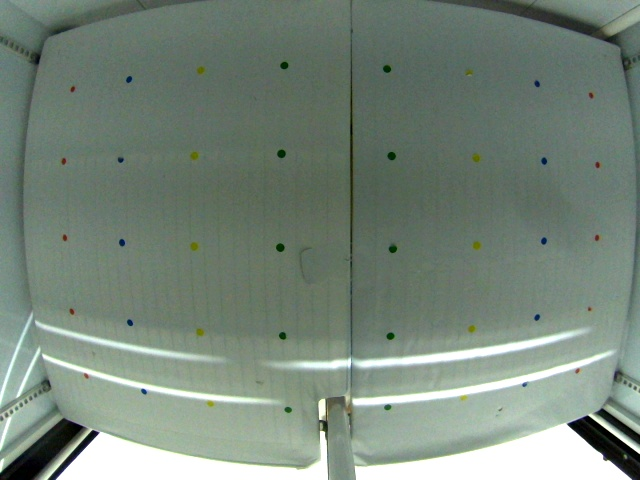
#> input picture AI/img/20230823_185335_4.jpg, 640 x 480 px
$ python mule.py
#> lines starting #> are read from the running program, lines starting #| are printed output that depends on the picture; after the words box and inside, x2 and y2 are one past the last pixel; in counts of white or black regions, pixels touching at a corner belong together; pictures that were not available may be replaced by others from this repository, and a replacement may not be noted
# 랜덤으로

"""
this script is imgage processing
img directory -> get pwd and file
img pre processing -> save change image

"""

# 가정 ->
# foreground image 디렉토리가 존재한다.
# background image 디렉토리가 존재한다.
# makelabeling image 디렉토리가 존재한다.
# foreground image와 background image 디렉토리에는 target.txt파일이 있고 그 안에는 이미지 파일들의 이름나열이 있다.
# 원하는 개수만큼 makelabeling image 디렉토리에 이미지 파일이 생성된다.


import cv2
import os
import sys
import numpy as np
import random


def read_file(file_path):
    with open(file_path, 'r', encoding='utf-8') as file:
        content = file.read()
    return content

def save_file(file_path, content):
    with open(file_path, 'w', encoding='utf-8') as file:
        file.write(content)


# [9 lines of commented-out code are left out]

for i in range(30000):
    # foreground_image_path = foreground_image_list[random.randint(0, foreground_image_list_cnt - 1)]
    # background_image_path = background_image_list[random.randint(0, background_image_list_cnt - 1)]


    ### test code
    foreground_image_path = os.path.join(os.getcwd(), 'AI', 'img', 'campbells_chicken_noodle_soup_10000.jpg')
    background_image_path = os.path.join(os.getcwd(), 'AI', 'img', '20230823_185335_4.jpg')
    makelabeling_image_path = os.path.join(os.getcwd(), 'AI', 'img')
    ### test code


    background_image = cv2.imread(background_image_path)  # background image
#> background_image is the input picture: shape (480, 640, 3); mean B, G, R 121.8, 134, 119
    class_image = cv2.imread(foreground_image_path)  # class image
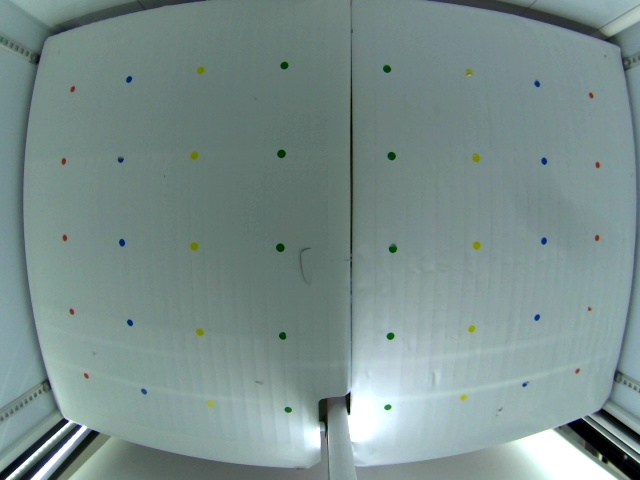
#> input picture AI/img/20230823_185342_4.jpg, 640 x 480 px, given in place of campbells_chicken_noodle_soup_10000.jpg, which was not available
#> class_image is the input picture: shape (480, 640, 3); mean B, G, R 139.9, 142.5, 122.1

    # class image processing
    color_range = (0, 40)
    random_color_rgb = random.randint(*color_range), random.randint(*color_range), random.randint(*color_range)
    rgb_str = str(random_color_rgb[0]) + '_' + str(random_color_rgb[1]) + '_' + str(random_color_rgb[2])
    red_filter = np.full_like(class_image, random_color_rgb)

    mask = cv2.inRange(class_image, np.array([4, 4, 4]), np.array([255, 255, 255]))
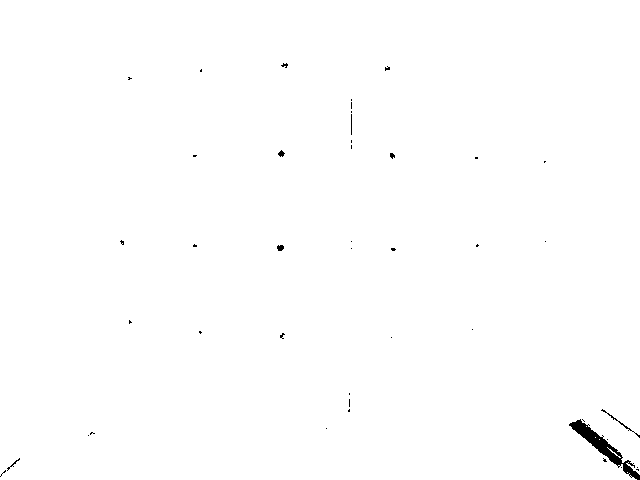
#> mask: shape (480, 640); 99.6% white; 44 black regions (37 under 20 px), largest, box (x1, y1, x2, y2) and area: (569, 419, 640, 480) 874, (601, 409, 640, 438) 70, (277, 245, 284, 251) 34
    class_image = cv2.add(class_image, red_filter, mask=mask)
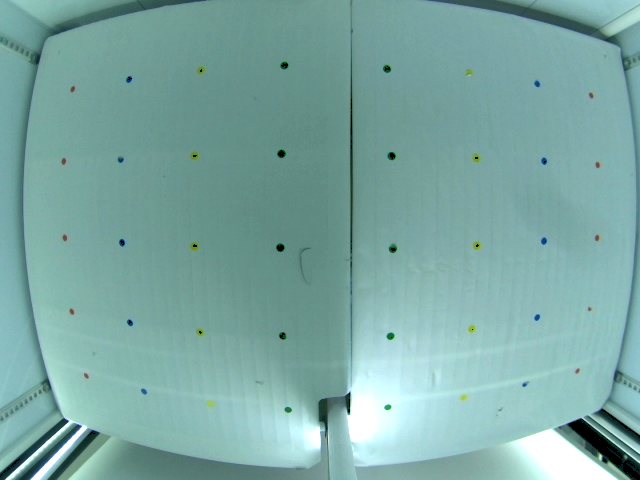
#> class_image: shape (480, 640, 3); mean B, G, R 163.3, 167.9, 124.1
    background_image = cv2.bitwise_and(background_image, background_image, mask=cv2.bitwise_not(mask))
    image = cv2.add(background_image, class_image)

    print(type(image))
#| <class 'numpy.ndarray'>
    cv2.imshow("image", image)

    # # 이미지 저장
    foreground_image_path_split = foreground_image_path.split(os.sep)
    background_image_path_split = background_image_path.split(os.sep)
    outputfilename = foreground_image_path_split[-1].split('.')[0] + '_' + background_image_path_split[-1].split('.')[0] + '_' + rgb_str + '.jpg'
    makelabeling_image_file_path = os.path.join(makelabeling_image_path, outputfilename)
    cv2.imwrite(makelabeling_image_file_path, image)
    print(f"Image saved to {makelabeling_image_file_path}")

    # 욜로 파일 생성
#> (the run stopped early here; a loop or call above may not have finished)
